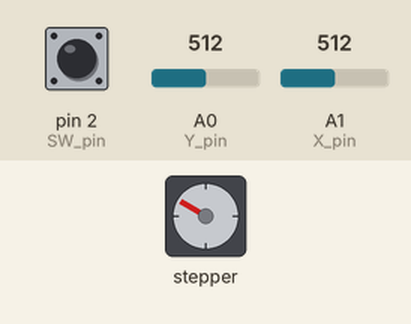
This sketch was run on a simulated Arduino Uno, built with avr-gcc and run on an emulated ATmega328P. Shown: stepper motor. Inputs (shaded band) come from the test bench; at power-on: A0 (Y_pin) = 512, A1 (X_pin) = 512, pin 2 (SW_pin) HIGH. Stepper angles assume 2048 steps per turn.

Above: at 1.2 s.
1.3 s: A0 (Y_pin) set to 716
At 2.8 s:
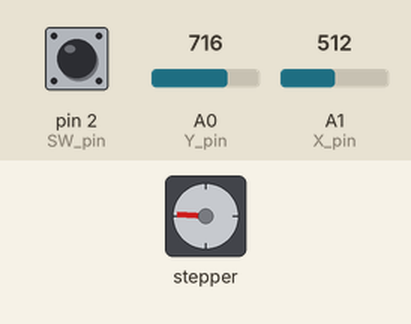
3.1 s: A1 (X_pin) set to 170
At 5.1 s:
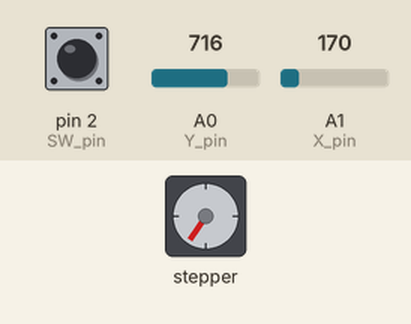
5.4 s: A0 (Y_pin) set to 170
At 7.7 s:
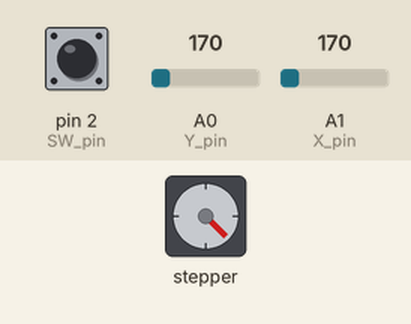
8.0 s: A1 (X_pin) set to 511
At 9.7 s:
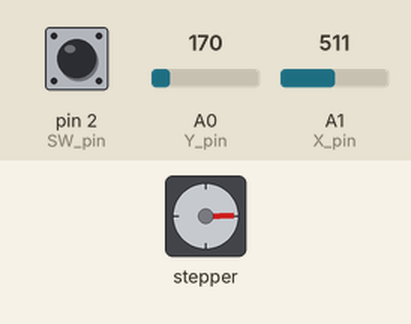
10.1 s: A0 (Y_pin) set to 511
At 10.59 s:
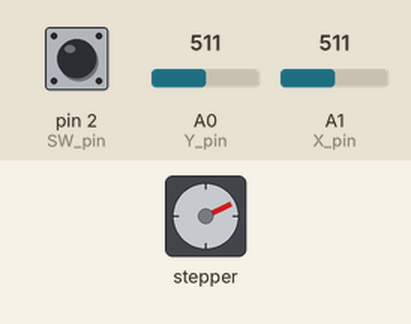
13.1 s: A0 (Y_pin) set to 510
At 13.9 s:
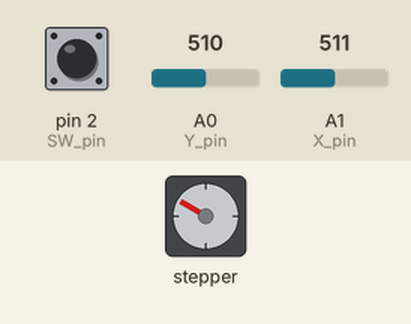
Timing chart, 0 to 15.6 s (numbered marks = the images above; inputs shaded):
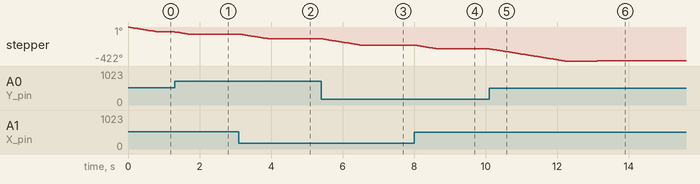

Measured:
- the behaviour switches between 511 and 510 on A0 (Y_pin) (found by bisection; images 5 and 6)
- after the input at 1.3 s, stepper: turns 27° counter-clockwise in 0.35 s, starting at once
- after the input at 3.1 s, stepper: turns 59° counter-clockwise in 0.81 s, starting at once
- after the input at 5.4 s, stepper: turns 79° counter-clockwise in 1.1 s, starting at once
- after the input at 8.0 s, stepper: turns 47° counter-clockwise in 0.63 s, starting at once
- after the input at 10.1 s, stepper: turns 150° counter-clockwise in 2.1 s, starting at once
- after the input at 13.1 s, stepper: goes -421° 0.02 s, then -420°, starting at once
- by itself, stepper: turns 60° counter-clockwise in 0.79 s

The sketch:

step_motor_joystick.ino
```cpp
#include <math.h>     //Uses math library for atan2 and degree functions
#include <Stepper.h>  //Uses stepper library to control stepper motor

// Arduino pin numbers
const int SW_pin = 2;     // digital pin connected to switch output
const int X_pin = 1;      // analog pin connected to X output
const int Y_pin = 0;      // analog pin connected to Y output
int X_Point = analogRead(X_pin); //reads initial state of X pin
int Y_Point = analogRead(Y_pin); //reads initial state of Y pin

int Joystick_Angle = 0;
int Joystick_Angle2 = 0;
int Motor_Angle = 0;
int diff = 0;

const int stepsPerRevolution = 2048; // Define number of steps per rotation of 28byj-48 stepper


Stepper myStepper = Stepper(stepsPerRevolution, 8, 10, 9, 11); // Create stepper object called 'myStepper', note the pin order:


void setup() {
  pinMode(SW_pin, INPUT);     // Joystick Switch is conected to digital pin 2
  digitalWrite(SW_pin, HIGH); // set pin 2 to high
  Serial.begin(9600);         // Open serial port to display feedback
  myStepper.setSpeed(12);     // Set the speed to 12 rpm:
}


int ZeroX(int Value) { //This function subtracts the initial(i.e.) resting X value from the call, setting the zero point
  int Result;
  Result = Value - 502;  //Detecting the X value on startup was unreliable, so this value is used instead
  return Result;
}

int ZeroY(int Value) {  //This function subtracts the initial(i.e.) resting Y value from the call, setting the zero point
  int Result;
  Result = Value - 494;   //Detecting the Y value on startup was unreliable, so this value is used instead
  return Result;
}

int GetAngle() { //reads x/y coords of joystick and converts to degrees
  int Result;
  Result = degrees(atan2(ZeroY(analogRead(Y_pin)), ZeroX(analogRead(X_pin))));
  return Result;
}

void loop() {

  while (digitalRead(SW_pin) == 0)  //if switch is pressed, rotate motor until switch is released. Allows for resetting position
  {
    myStepper.step(10);
    delay(10);
  }


  Joystick_Angle = (GetAngle());                   //reads x/y coords of joystick and converts to degrees
  delay(10);
  Joystick_Angle2 = (GetAngle());                  // reads angle again after 10ms

  if (Joystick_Angle == Joystick_Angle2)
  {

    while (Joystick_Angle != 0)                   //If non zero degree, move to that angle
    {
      myStepper.step(Joystick_Angle * -5.689);    //moves stepper Joystick_Angle * 5.689 steps
      Motor_Angle = Joystick_Angle;               //Set Motor Angle to joystick angle
      while (Motor_Angle == Joystick_Angle) {    //If angle of joystick matches motor angle, do nothing.
        Joystick_Angle = (GetAngle());           //Check if joystick has moved
      }

      while (Motor_Angle != 0) {

        Joystick_Angle = (GetAngle());                   //reads x/y coords of joystick and converts to degrees
        delay(10);
        Joystick_Angle2 = (GetAngle());                  // reads angle again after 10ms
        if (Joystick_Angle == Joystick_Angle2)
        {
          //Joystick has homed to neutral position
          if (Joystick_Angle == 0) {                     //If Joystick is at zero angle
            myStepper.step(Motor_Angle * 5.689);        //Move motor back to home
            Motor_Angle = 0;                            //Set Motor Angle to zero
          }

          // Wraparound case

          else if (
            (((Joystick_Angle ^ Motor_Angle) < 0) == true)    // Checks if joystick and motor have opposite signs,
            &&
            ((abs(Joystick_Angle) + abs(Motor_Angle)) > 180)  // AND that abs(total) > 180
          )
          {
            if (Motor_Angle > 0) {        //if motor is positive, move anticlockwise

              myStepper.step(-(360 - abs(Joystick_Angle) - Motor_Angle) * 5.689); // Amount to move in steps
              Motor_Angle = Joystick_Angle;     // Motor angle is now set to joystick angle
            }

            else if (Motor_Angle < 0) {   //if motor is negative, move clockwise

              myStepper.step(((360 - Joystick_Angle) - abs(Motor_Angle)) * 5.689);  // Amount to move in steps
              Motor_Angle = Joystick_Angle;     // Motor angle is now set to joystick angle
            }

          }

          //Joystick has proceded
          else if (Joystick_Angle > Motor_Angle) {      // If joystick angle has increased
            diff = Joystick_Angle - Motor_Angle;        // work out difference   **UNTESTED CHANGE HERE ("diff =" added)**
            Motor_Angle = Motor_Angle + diff;           // update motor angle
            myStepper.step(-diff * 5.689);              // Move diff steps
          }

          //joystick has receeded
          else if (Joystick_Angle < Motor_Angle) {      // If joystick angle has decreased
            diff = Motor_Angle - Joystick_Angle;        // work out difference    **UNTESTED CHANGE HERE ("diff =" added ??)**
            Motor_Angle = Motor_Angle - diff;           // update motor angle
            myStepper.step(diff * 5.689);               // Move diff steps
          }

        }
      }
    } //END while (Joystick_Angle !=0)
  } //END if
}
```
